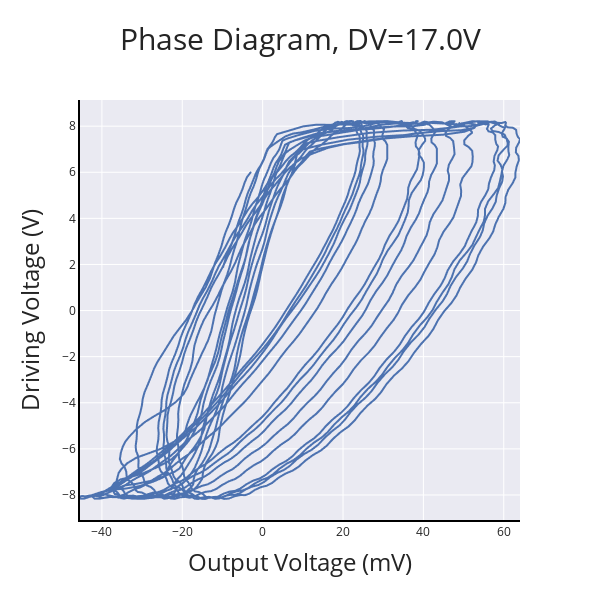

The notebook cell saved with this chart:
### Code cell
asdf = 68

#for i in range (len(folders)):
#    asdf = i
get_plot(file_path_ls_2[asdf], folders[asdf])

### Figure 1 — Plotly figure (JSON) as saved in the notebook; plotly's stock layout.template omitted (floating-point values rounded to 4 significant figures; data arrays with more than 128 entries replaced by an {"elided": "..."} marker saying what was removed)
{"data": [{"hovertemplate": "Output Voltage (mV)=%{x}<br>Driving Voltage (V)=%{y}<extra></extra>", "legendgroup": "", "line": {"color": "rgb(76,114,176)", "dash": "solid"}, "mode": "lines", "name": "", "showlegend": false, "type": "scattergl", "x": {"elided": "2016 float values"}, "xaxis": "x", "y": {"elided": "2016 float values"}, "yaxis": "y"}], "layout": {"height": 600, "legend": {"tracegroupgap": 0}, "title": {"font": {"size": 30}, "text": "Phase Diagram, DV=17.0V"}, "width": 600, "xaxis": {"anchor": "y", "domain": [0, 1], "linecolor": "black", "linewidth": 2, "showline": true, "title": {"font": {"size": 24}, "text": "Output Voltage (mV)"}}, "yaxis": {"anchor": "x", "domain": [0, 1], "linecolor": "black", "linewidth": 2, "showline": true, "title": {"font": {"size": 24}, "text": "Driving Voltage (V)"}}}}
